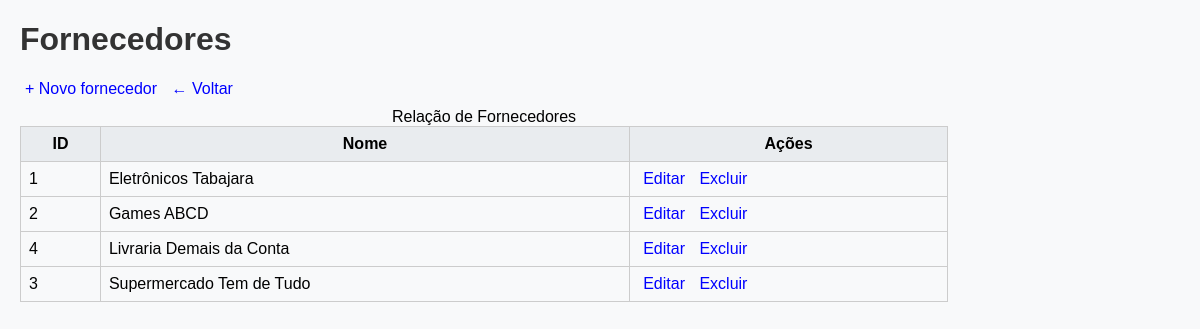
/fornecedores/listar.php, run on an earlier commit of the app's database.
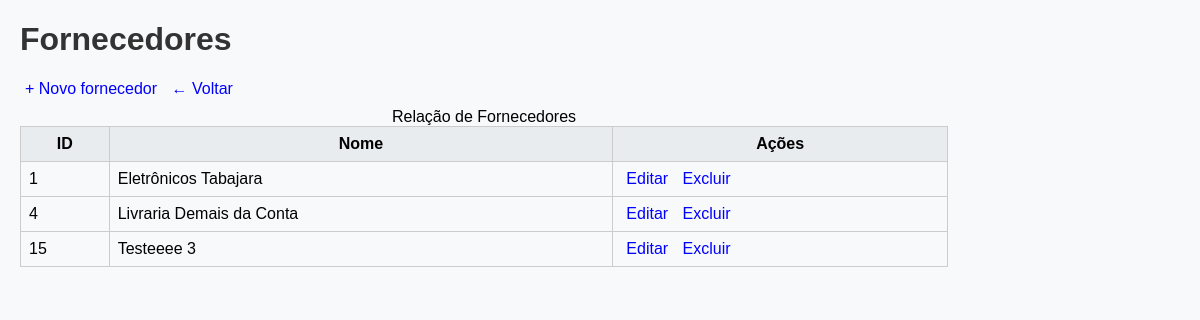
And on a later commit of the database.
### tables this page shows
CREATE TABLE `fornecedores` (
  `id` int(11) NOT NULL,
  `nome` varchar(100) NOT NULL
);

### src/fornecedor_crud.php (called while the page is built, shortened)
<?php
function buscarFornecedores($conexao){
    $sql = "SELECT * FROM fornecedores ORDER BY nome";
    $consulta = $conexao->query($sql);
    return $consulta->fetchAll();
}

### fornecedores/listar.php (the view, shortened to what this page needs)
<?php
require_once "../src/fornecedor_crud.php";
$fornecedores = buscarFornecedores($conexao);
?>
<!DOCTYPE html>
<html lang="pt-br">
<head>
    <link rel="stylesheet" href="../css/estilos.css">
</head>
<body>
    <h1>Fornecedores</h1>
    <a href="inserir.php">+ Novo fornecedor</a>
    <a href="../index.php">← Voltar</a>
    <table>
        <caption>Relação de Fornecedores</caption>
        <tr>
            <th>ID</th>
            <th>Nome</th>
            <th>Ações</th>
        </tr>
        <?php foreach($fornecedores as $fornecedor) {  ?>
            <tr>
                <td> <?=$fornecedor['id']?> </td>
                <td> <?=$fornecedor['nome']?> </td>
                <td>
                    <a href="editar.php?id=<?=$fornecedor['id']?>">Editar</a>
                    <a class="excluir" href="excluir.php?id=<?=$fornecedor['id']?>">Excluir</a>
                </td>
            </tr>
        <?php }  ?>
    </table>
</body>
</html>

### css/estilos.css (style rules this page uses)
body { font-family: Arial, Helvetica, sans-serif; margin: 20px; background-color: #f8f9fa; }
h1, h2 { color: #333; }
a { text-decoration: none; margin: 5px; color: blue; }
table { width: 80%; margin-top: 10px; border-collapse: collapse; }
th, td { border: 1px solid #ccc; padding: 8px; }
th { background-color: #e9ecef; }

What changed in the data, as far as the page shows it:
removed fornecedores: id "2", nome "Games ABCD"
removed fornecedores: id "3", nome "Supermercado Tem de Tudo"
added fornecedores: id "15", nome "Testeeee 3"
